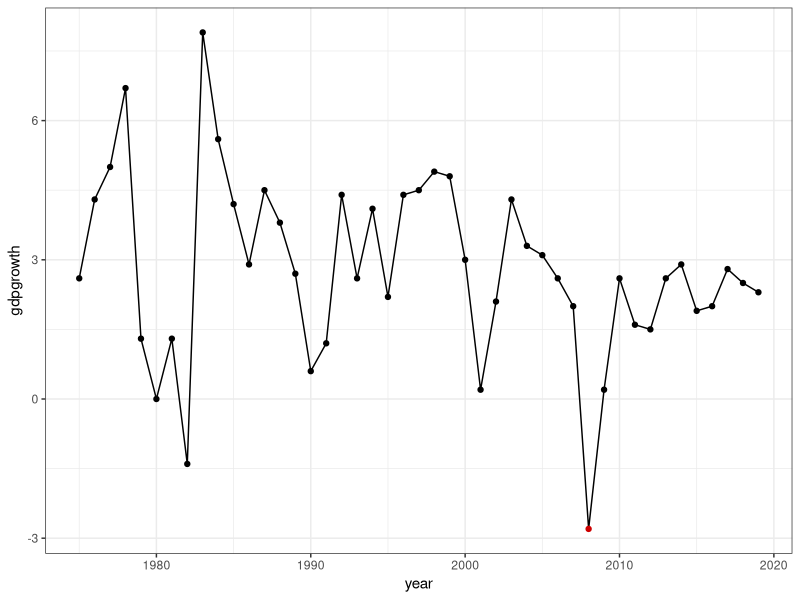
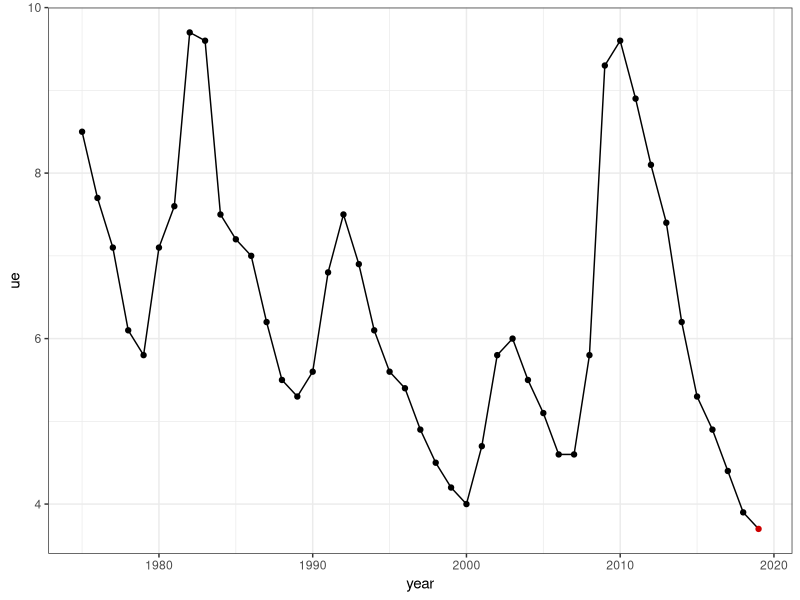
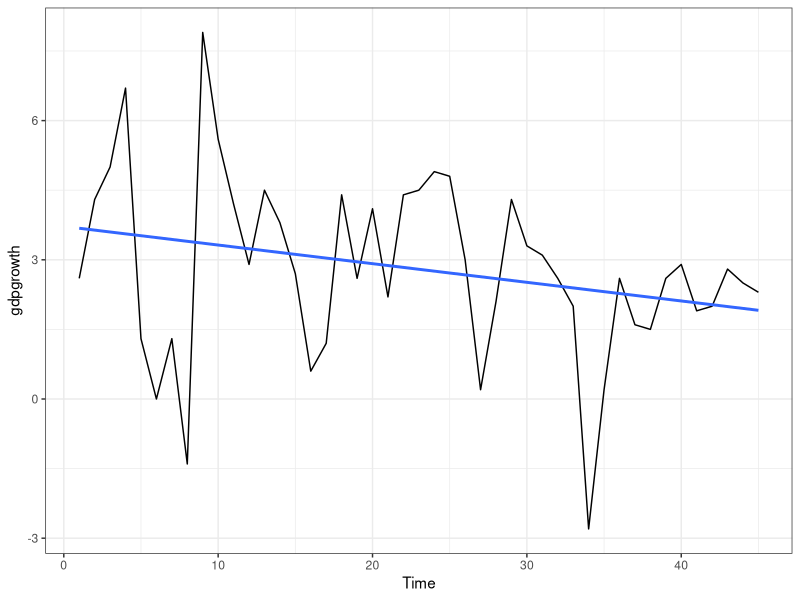
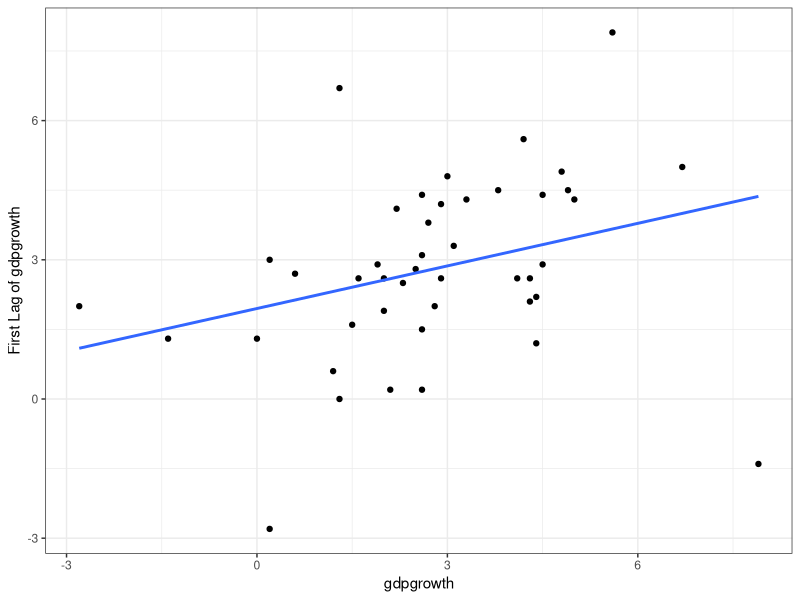
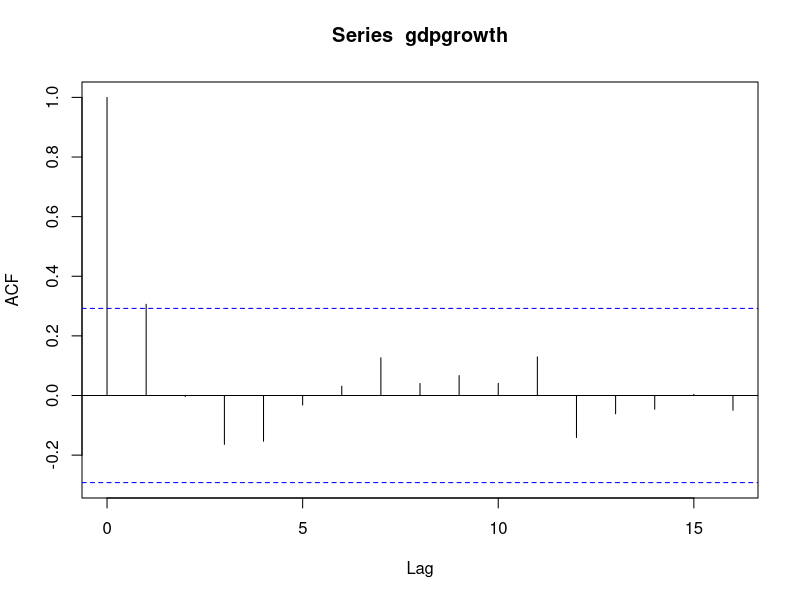

Write the R code that produced these figures, in order.
library(ggplot2)
library(ggthemes)
library(dplyr)

tableb1 = read.csv("GDPdata.csv")[,-1]
tableb27 = read.csv("Unemployment.csv")[,-1]

#1A
USeconomy = cbind.data.frame(year = tableb1$Yr, gdpgrowth = tableb1$GDP, ue = tableb27$Unemployment.Rate)
print(head(USeconomy, 10))

#1B
USeconomy$min = ifelse(USeconomy$gdpgrowth == min(USeconomy$gdpgrowth), "Min", "N")
USeconomy %>% ggplot(aes(x = year, y = gdpgrowth)) + geom_line() + theme_bw() + 
  geom_point(aes(color = min)) + theme(legend.position = "none") + scale_color_manual(values = c("red3", "black"))
  
"The minimum value for gdpgrowth is: "
min(USeconomy$gdpgrowth)

"This minimum occurred in: "
USeconomy$year[which(USeconomy$gdpgrowth == min(USeconomy$gdpgrowth))]

#1C
USeconomy$min2 = ifelse(USeconomy$ue == min(USeconomy$ue), "Min", "N")
USeconomy %>% ggplot(aes(x = year, y = ue)) + geom_line() + theme_bw() + 
  geom_point(aes(color = min2)) + theme(legend.position = "none") + scale_color_manual(values = c("red3", "black"))

"The minimum value for ue is: "
min(USeconomy$ue)

"This minimum occurred in: "
USeconomy$year[which(USeconomy$ue == min(USeconomy$ue))]

#1D
USeconomy$t = seq(1, nrow(USeconomy))
USeconomy =
  USeconomy %>% select(t, year, gdpgrowth, ue)
trnd.model = lm(gdpgrowth~t, data = USeconomy)

USeconomy %>% ggplot(aes(x = t, y = gdpgrowth)) + geom_line() + theme_bw() + 
  geom_smooth(method = "lm", formula = "y~x", se = F) + scale_x_continuous("Time")
summary(trnd.model)

#1E
X = USeconomy$gdpgrowth
Xlag = X %>% lag()
lag.df = cbind.data.frame(gdpgrowth = X, FirstDiff = Xlag)
lag.df %>% ggplot(aes(x = gdpgrowth, y = FirstDiff)) + geom_point() + 
  geom_smooth(method = "lm", formula = "y~x", se = F) + theme_bw() + scale_y_continuous("First Lag of gdpgrowth")

"The association between gdpgrowth and its first lag is positive, but the correlation between the two
appears to be weak."

#1F
par(mfrow = c(1, 1))
gdpgrowth = X
acf(gdpgrowth, lag.max = 16)
acf(gdpgrowth, lag.max = 16, plot = F)

"Not stationary"











